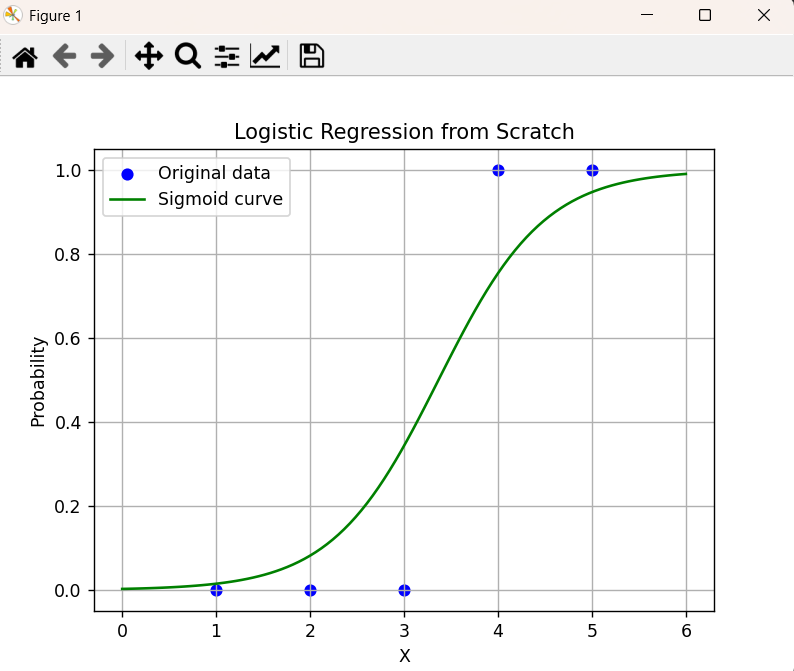

The Python source for this figure:
import numpy as np
import matplotlib.pyplot as plt

# Sample binary classification data
X = np.array([1, 2, 3, 4, 5])
y = np.array([0, 0, 0, 1, 1])
X = X.reshape(-1, 1)  # reshape for matrix operations

# Add bias (intercept term)
X_b = np.c_[np.ones((X.shape[0], 1)), X]

# Initialize weights
theta = np.zeros(X_b.shape[1])
lr = 0.1
epochs = 1000

# Sigmoid function
def sigmoid(z):
    return 1 / (1 + np.exp(-z))

# Training
for _ in range(epochs):
    z = np.dot(X_b, theta)
    h = sigmoid(z)
    gradient = np.dot(X_b.T, (h - y)) / y.size
    theta -= lr * gradient

# Predictions
x_plot = np.linspace(0, 6, 100)
x_plot_b = np.c_[np.ones((100, 1)), x_plot.reshape(-1, 1)]
pred_probs = sigmoid(np.dot(x_plot_b, theta))

# Plot
plt.scatter(X, y, color="blue", label="Original data")
plt.plot(x_plot, pred_probs, color="green", label="Sigmoid curve")
plt.title("Logistic Regression from Scratch")
plt.xlabel("X")
plt.ylabel("Probability")
plt.legend()
plt.grid(True)
plt.show()
